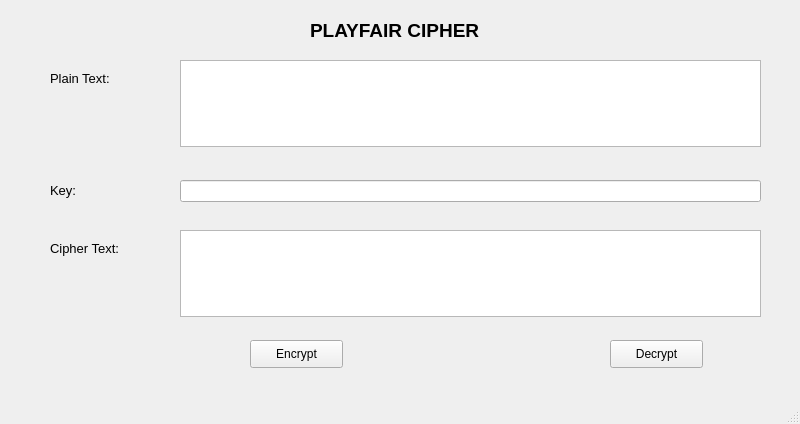
<?xml version="1.0" encoding="UTF-8"?>
<ui version="4.0">
 <class>playfair</class>
 <widget class="QMainWindow" name="playfair">
  <property name="geometry">
   <rect>
    <x>0</x>
    <y>0</y>
    <width>800</width>
    <height>424</height>
   </rect>
  </property>
  <property name="windowTitle">
   <string>Playfair Cipher</string>
  </property>
  <widget class="QWidget" name="centralwidget">
   <widget class="QPushButton" name="pushButton_2">
    <property name="geometry">
     <rect>
      <x>610</x>
      <y>340</y>
      <width>93</width>
      <height>28</height>
     </rect>
    </property>
    <property name="text">
     <string>Decrypt</string>
    </property>
   </widget>
   <widget class="QTextEdit" name="textEdit">
    <property name="geometry">
     <rect>
      <x>180</x>
      <y>60</y>
      <width>581</width>
      <height>87</height>
     </rect>
    </property>
   </widget>
   <widget class="QLabel" name="label">
    <property name="geometry">
     <rect>
      <x>310</x>
      <y>20</y>
      <width>231</width>
      <height>21</height>
     </rect>
    </property>
    <property name="font">
     <font>
      <family>Arial</family>
      <pointsize>14</pointsize>
      <weight>75</weight>
      <bold>true</bold>
     </font>
    </property>
    <property name="text">
     <string>PLAYFAIR CIPHER</string>
    </property>
   </widget>
   <widget class="QLineEdit" name="lineEdit">
    <property name="geometry">
     <rect>
      <x>180</x>
      <y>180</y>
      <width>581</width>
      <height>22</height>
     </rect>
    </property>
   </widget>
   <widget class="QPushButton" name="pushButton">
    <property name="geometry">
     <rect>
      <x>250</x>
      <y>340</y>
      <width>93</width>
      <height>28</height>
     </rect>
    </property>
    <property name="text">
     <string>Encrypt</string>
    </property>
   </widget>
   <widget class="QTextEdit" name="textEdit_2">
    <property name="geometry">
     <rect>
      <x>180</x>
      <y>230</y>
      <width>581</width>
      <height>87</height>
     </rect>
    </property>
   </widget>
   <widget class="QLabel" name="label_2">
    <property name="geometry">
     <rect>
      <x>50</x>
      <y>70</y>
      <width>81</width>
      <height>16</height>
     </rect>
    </property>
    <property name="font">
     <font>
      <family>Arial</family>
      <pointsize>10</pointsize>
     </font>
    </property>
    <property name="text">
     <string>Plain Text:</string>
    </property>
   </widget>
   <widget class="QLabel" name="label_3">
    <property name="geometry">
     <rect>
      <x>50</x>
      <y>180</y>
      <width>41</width>
      <height>21</height>
     </rect>
    </property>
    <property name="font">
     <font>
      <family>Arial</family>
      <pointsize>10</pointsize>
     </font>
    </property>
    <property name="text">
     <string>Key:</string>
    </property>
   </widget>
   <widget class="QLabel" name="label_4">
    <property name="geometry">
     <rect>
      <x>50</x>
      <y>240</y>
      <width>91</width>
      <height>16</height>
     </rect>
    </property>
    <property name="font">
     <font>
      <family>Arial</family>
      <pointsize>10</pointsize>
     </font>
    </property>
    <property name="text">
     <string>Cipher Text:</string>
    </property>
   </widget>
  </widget>
  <widget class="QMenuBar" name="menubar">
   <property name="geometry">
    <rect>
     <x>0</x>
     <y>0</y>
     <width>800</width>
     <height>26</height>
    </rect>
   </property>
  </widget>
  <widget class="QStatusBar" name="statusbar"/>
 </widget>
 <resources/>
 <connections/>
</ui>
